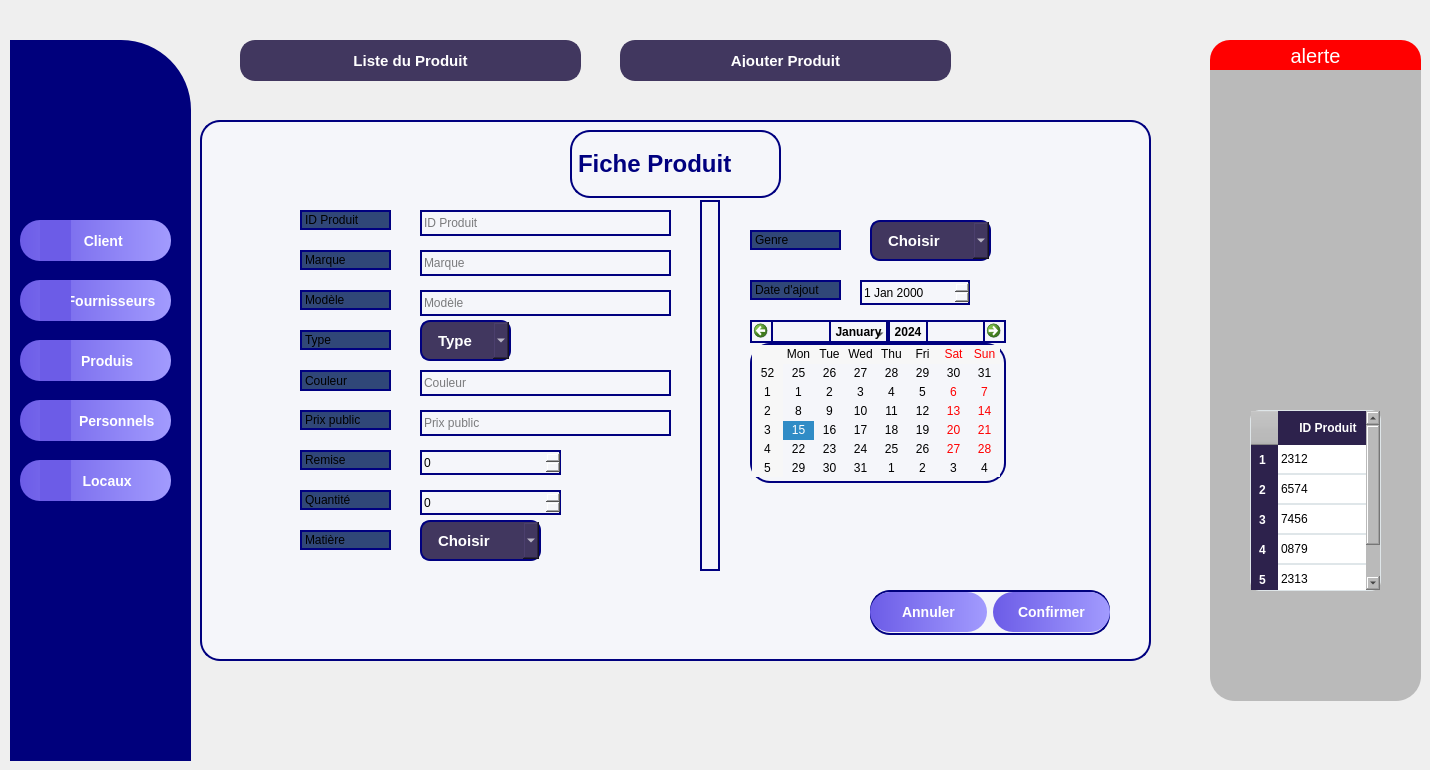
    <widget class="QWidget" name="page_2">
     <widget class="QFrame" name="frame_8">
      <property name="geometry">
       <rect>
        <x>10</x>
        <y>40</y>
        <width>181</width>
        <height>721</height>
       </rect>
      </property>
      <property name="toolTipDuration">
       <number>0</number>
      </property>
      <property name="styleSheet">
       <string notr="true">QFrame {
    border: none;
    background-color: white;
    border-top-right-radius: 70px;   /* 👈 arrondi seulement coin haut droit */
    border-top-left-radius: 0px;
    border-bottom-left-radius: 0px;
    border-bottom-right-radius: 0px;

	
	background-color: rgb(0, 0, 124);
}
</string>
      </property>
      <property name="frameShape">
       <enum>QFrame::Shape::StyledPanel</enum>
      </property>
      <property name="frameShadow">
       <enum>QFrame::Shadow::Raised</enum>
      </property>
      <widget class="QToolButton" name="toolButton_fourn">
       <property name="geometry">
        <rect>
         <x>10</x>
         <y>240</y>
         <width>151</width>
         <height>41</height>
        </rect>
       </property>
       <property name="styleSheet">
        <string notr="true">QToolButton {
    border: none;
    border-radius: 20px;
    color: white;
    padding: 12px;
    background: qlineargradient(spread:pad, x1:0, y1:0, x2:1, y2:0, stop:0 #6c5ce7, stop:1 #a29bfe);
    font-weight: bold;
    font-size: 14px;
}
QToolButton:hover {
font-size: 20px;
    background: qlineargradient(spread:pad, x1:0, y1:0, x2:1, y2:0, stop:0 #a29bfe, stop:1 #fd79a8);
}</string>
       </property>
       <property name="text">
        <string>        Fournisseurs</string>
       </property>
      </widget>
      <widget class="QToolButton" name="toolButton_prod">
       <property name="geometry">
        <rect>
         <x>10</x>
         <y>300</y>
         <width>151</width>
         <height>41</height>
        </rect>
       </property>
       <property name="styleSheet">
        <string notr="true">QToolButton {
    border: none;
    border-radius: 20px;
    color: white;
    padding: 12px;
    background: qlineargradient(spread:pad, x1:0, y1:0, x2:1, y2:0, stop:0 #6c5ce7, stop:1 #a29bfe);
    font-weight: bold;
    font-size: 14px;
}
QToolButton:hover {
font-size: 20px;
    background: qlineargradient(spread:pad, x1:0, y1:0, x2:1, y2:0, stop:0 #a29bfe, stop:1 #fd79a8);
}</string>
       </property>
       <property name="text">
        <string>      Produis</string>
       </property>
      </widget>
      <widget class="QToolButton" name="toolButton_person">
       <property name="geometry">
        <rect>
         <x>10</x>
         <y>360</y>
         <width>151</width>
         <height>41</height>
        </rect>
       </property>
       <property name="styleSheet">
        <string notr="true">QToolButton {
    border: none;
    border-radius: 20px;
    color: white;
    padding: 12px;
    background: qlineargradient(spread:pad, x1:0, y1:0, x2:1, y2:0, stop:0 #6c5ce7, stop:1 #a29bfe);
    font-weight: bold;
    font-size: 14px;
}
QToolButton:hover {
font-size: 20px;
    background: qlineargradient(spread:pad, x1:0, y1:0, x2:1, y2:0, stop:0 #a29bfe, stop:1 #fd79a8);
}</string>
       </property>
       <property name="text">
        <string>           Personnels</string>
       </property>
      </widget>
      <widget class="QToolButton" name="toolButton_loc">
       <property name="geometry">
        <rect>
         <x>10</x>
         <y>420</y>
         <width>151</width>
         <height>41</height>
        </rect>
       </property>
       <property name="styleSheet">
        <string notr="true">QToolButton {
    border: none;
    border-radius: 20px;
    color: white;
    padding: 12px;
    background: qlineargradient(spread:pad, x1:0, y1:0, x2:1, y2:0, stop:0 #6c5ce7, stop:1 #a29bfe);
    font-weight: bold;
    font-size: 14px;
}
QToolButton:hover {
font-size: 20px;
    background: qlineargradient(spread:pad, x1:0, y1:0, x2:1, y2:0, stop:0 #a29bfe, stop:1 #fd79a8);
}</string>
       </property>
       <property name="text">
        <string>      Locaux</string>
       </property>
      </widget>
      <widget class="QToolButton" name="toolButton_client">
       <property name="geometry">
        <rect>
         <x>10</x>
         <y>180</y>
         <width>151</width>
         <height>41</height>
        </rect>
       </property>
       <property name="styleSheet">
        <string notr="true">QToolButton {
    border: none;
    border-radius: 20px;
    color: white;
    padding: 12px;
    background: qlineargradient(spread:pad, x1:0, y1:0, x2:1, y2:0, stop:0 #6c5ce7, stop:1 #a29bfe);
    font-weight: bold;
    font-size: 14px;
}
QToolButton:hover {
font-size: 20px;
    background: qlineargradient(spread:pad, x1:0, y1:0, x2:1, y2:0, stop:0 #a29bfe, stop:1 #fd79a8);
}</string>
       </property>
       <property name="text">
        <string>    Client</string>
       </property>
      </widget>
      <widget class="QLabel" name="label_18">
       <property name="geometry">
        <rect>
         <x>10</x>
         <y>20</y>
         <width>161</width>
         <height>111</height>
        </rect>
       </property>
       <property name="text">
        <string/>
       </property>
       <property name="pixmap">
        <pixmap resource="../../../../../Bureau/integ3/integ2/adem2/adem/img.qrc">:/new/prefix1/tt.png</pixmap>
       </property>
      </widget>
      <widget class="QLabel" name="label_19">
       <property name="geometry">
        <rect>
         <x>30</x>
         <y>180</y>
         <width>31</width>
         <height>41</height>
        </rect>
       </property>
       <property name="styleSheet">
        <string notr="true">background-color : #6c5ce7;</string>
       </property>
       <property name="text">
        <string/>
       </property>
       <property name="pixmap">
        <pixmap resource="../../../../../Bureau/integ3/integ2/adem2/adem/img.qrc">:/new/prefix1/client-removebg-preview.png</pixmap>
       </property>
      </widget>
      <widget class="QLabel" name="label_20">
       <property name="geometry">
        <rect>
         <x>30</x>
         <y>240</y>
         <width>31</width>
         <height>41</height>
        </rect>
       </property>
       <property name="styleSheet">
        <string notr="true">background-color : #6c5ce7;</string>
       </property>
       <property name="text">
        <string/>
       </property>
       <property name="pixmap">
        <pixmap resource="../../../../../Bureau/integ3/integ2/adem2/adem/img.qrc">:/new/prefix1/fournisseurs-removebg-preview.png</pixmap>
       </property>
      </widget>
      <widget class="QLabel" name="label_21">
       <property name="geometry">
        <rect>
         <x>30</x>
         <y>300</y>
         <width>31</width>
         <height>41</height>
        </rect>
       </property>
       <property name="styleSheet">
        <string notr="true">background-color : #6c5ce7;</string>
       </property>
       <property name="text">
        <string/>
       </property>
       <property name="pixmap">
        <pixmap resource="../../../../../Bureau/integ3/integ2/adem2/adem/img.qrc">:/new/prefix1/produit-removebg-preview.png</pixmap>
       </property>
      </widget>
      <widget class="QLabel" name="label_22">
       <property name="geometry">
        <rect>
         <x>30</x>
         <y>360</y>
         <width>31</width>
         <height>41</height>
        </rect>
       </property>
       <property name="styleSheet">
        <string notr="true">background-color : #6c5ce7;</string>
       </property>
       <property name="text">
        <string/>
       </property>
       <property name="pixmap">
        <pixmap resource="../../../../../Bureau/integ3/integ2/adem2/adem/img.qrc">:/new/prefix1/personal-removebg-preview.png</pixmap>
       </property>
      </widget>
      <widget class="QLabel" name="label_23">
       <property name="geometry">
        <rect>
         <x>30</x>
         <y>420</y>
         <width>31</width>
         <height>41</height>
        </rect>
       </property>
       <property name="styleSheet">
        <string notr="true">background-color : #6c5ce7;</string>
       </property>
       <property name="text">
        <string/>
       </property>
       <property name="pixmap">
        <pixmap resource="../../../../../Bureau/integ3/integ2/adem2/adem/img.qrc">:/new/prefix1/locaux-removebg-preview.png</pixmap>
       </property>
      </widget>
     </widget>
     <widget class="QLabel" name="label_29">
      <property name="geometry">
       <rect>
        <x>1210</x>
        <y>40</y>
        <width>211</width>
        <height>31</height>
       </rect>
      </property>
      <property name="styleSheet">
       <string notr="true">color: rgb(255, 255, 255);
background-color: rgb(255, 0, 0);
border-color: rgb(0, 0, 255);
font-size :20px;
border-top-right-radius: 20px;
border-top-left-radius: 20px;</string>
      </property>
      <property name="text">
       <string>alerte</string>
      </property>
      <property name="alignment">
       <set>Qt::AlignmentFlag::AlignCenter</set>
      </property>
     </widget>
     <widget class="QFrame" name="frameFicheClient_5">
      <property name="geometry">
       <rect>
        <x>200</x>
        <y>120</y>
        <width>951</width>
        <height>541</height>
       </rect>
      </property>
      <property name="styleSheet">
       <string notr="true">border:2px solid #a55eea; border-radius:20px; background-color:#f5f6fa;
border-color: rgb(0, 0, 127);</string>
      </property>
      <widget class="QLabel" name="lblFicheClient_5">
       <property name="geometry">
        <rect>
         <x>370</x>
         <y>10</y>
         <width>211</width>
         <height>68</height>
        </rect>
       </property>
       <property name="font">
        <font>
         <pointsize>18</pointsize>
         <bold>true</bold>
        </font>
       </property>
       <property name="styleSheet">
        <string notr="true">color: rgb(0, 0, 127);</string>
       </property>
       <property name="frameShape">
        <enum>QFrame::Shape::StyledPanel</enum>
       </property>
       <property name="frameShadow">
        <enum>QFrame::Shadow::Raised</enum>
       </property>
       <property name="text">
        <string>Fiche Produit</string>
       </property>
      </widget>
      <widget class="QLabel" name="label_5">
       <property name="geometry">
        <rect>
         <x>100</x>
         <y>90</y>
         <width>91</width>
         <height>20</height>
        </rect>
       </property>
       <property name="styleSheet">
        <string notr="true">background-color: rgb(48, 71, 120);</string>
       </property>
       <property name="text">
        <string>ID Produit</string>
       </property>
      </widget>
      <widget class="QLabel" name="label_6">
       <property name="geometry">
        <rect>
         <x>100</x>
         <y>130</y>
         <width>91</width>
         <height>20</height>
        </rect>
       </property>
       <property name="styleSheet">
        <string notr="true">background-color: rgb(48, 71, 120);</string>
       </property>
       <property name="text">
        <string>Marque</string>
       </property>
      </widget>
      <widget class="QLabel" name="label_7">
       <property name="geometry">
        <rect>
         <x>100</x>
         <y>170</y>
         <width>91</width>
         <height>20</height>
        </rect>
       </property>
       <property name="styleSheet">
        <string notr="true">background-color: rgb(48, 71, 120);</string>
       </property>
       <property name="text">
        <string>Modèle</string>
       </property>
      </widget>
      <widget class="QLabel" name="label_24">
       <property name="geometry">
        <rect>
         <x>100</x>
         <y>210</y>
         <width>91</width>
         <height>20</height>
        </rect>
       </property>
       <property name="styleSheet">
        <string notr="true">background-color: rgb(48, 71, 120);</string>
       </property>
       <property name="text">
        <string>Type</string>
       </property>
      </widget>
      <widget class="QLabel" name="label_25">
       <property name="geometry">
        <rect>
         <x>100</x>
         <y>290</y>
         <width>91</width>
         <height>20</height>
        </rect>
       </property>
       <property name="styleSheet">
        <string notr="true">background-color: rgb(48, 71, 120);</string>
       </property>
       <property name="text">
        <string>Prix public</string>
       </property>
      </widget>
      <widget class="QLabel" name="label_26">
       <property name="geometry">
        <rect>
         <x>100</x>
         <y>250</y>
         <width>91</width>
         <height>21</height>
        </rect>
       </property>
       <property name="styleSheet">
        <string notr="true">background-color: rgb(48, 71, 120);</string>
       </property>
       <property name="text">
        <string>Couleur</string>
       </property>
      </widget>
      <widget class="QWidget" name="layoutWidget_5">
       <property name="geometry">
        <rect>
         <x>670</x>
         <y>470</y>
         <width>240</width>
         <height>45</height>
        </rect>
       </property>
       <layout class="QHBoxLayout" name="ajouterActionLayout_5">
        <item>
         <widget class="QPushButton" name="btnAnnuler_5">
          <property name="styleSheet">
           <string notr="true">QPushButton {
    border: none;
    border-radius: 20px;
    color: white;
    padding: 12px;
    background: qlineargradient(spread:pad, x1:0, y1:0, x2:1, y2:0, stop:0 #6c5ce7, stop:1 #a29bfe);
    font-weight: bold;
    font-size: 14px;
}
QPushButton:hover {
font-size: 20px;
    background: qlineargradient(spread:pad, x1:0, y1:0, x2:1, y2:0, stop:0 #a29bfe, stop:1 #fd79a8);
}</string>
          </property>
          <property name="text">
           <string>Annuler</string>
          </property>
         </widget>
        </item>
        <item>
         <widget class="QPushButton" name="btnConfirmer_5">
          <property name="styleSheet">
           <string notr="true">QPushButton {
    border: none;
    border-radius: 20px;
    color: white;
    padding: 12px;
    background: qlineargradient(spread:pad, x1:0, y1:0, x2:1, y2:0, stop:0 #6c5ce7, stop:1 #a29bfe);
    font-weight: bold;
    font-size: 14px;
}
QPushButton:hover {
font-size: 20px;
    background: qlineargradient(spread:pad, x1:0, y1:0, x2:1, y2:0, stop:0 #a29bfe, stop:1 #fd79a8);
}</string>
          </property>
          <property name="text">
           <string>Confirmer</string>
          </property>
         </widget>
        </item>
       </layout>
      </widget>
      <widget class="QLineEdit" name="lineEditNom_6">
       <property name="geometry">
        <rect>
         <x>220</x>
         <y>130</y>
         <width>251</width>
         <height>26</height>
        </rect>
       </property>
       <property name="styleSheet">
        <string notr="true">color: rgb(0, 0, 0);</string>
       </property>
       <property name="text">
        <string/>
       </property>
       <property name="placeholderText">
        <string>Marque</string>
       </property>
      </widget>
      <widget class="QLineEdit" name="lineEditDateNaissance_6">
       <property name="geometry">
        <rect>
         <x>220</x>
         <y>250</y>
         <width>251</width>
         <height>26</height>
        </rect>
       </property>
       <property name="styleSheet">
        <string notr="true">color: rgb(0, 0, 0);</string>
       </property>
       <property name="text">
        <string/>
       </property>
       <property name="placeholderText">
        <string>Couleur</string>
       </property>
      </widget>
      <widget class="QLineEdit" name="lineEditID_5">
       <property name="geometry">
        <rect>
         <x>220</x>
         <y>90</y>
         <width>251</width>
         <height>26</height>
        </rect>
       </property>
       <property name="styleSheet">
        <string notr="true">color: rgb(0, 0, 0);</string>
       </property>
       <property name="text">
        <string/>
       </property>
       <property name="placeholderText">
        <string>ID Produit</string>
       </property>
      </widget>
      <widget class="QLineEdit" name="lineEditPrenom_4">
       <property name="geometry">
        <rect>
         <x>220</x>
         <y>170</y>
         <width>251</width>
         <height>26</height>
        </rect>
       </property>
       <property name="styleSheet">
        <string notr="true">color: rgb(0, 0, 0);</string>
       </property>
       <property name="text">
        <string/>
       </property>
       <property name="placeholderText">
        <string>Modèle</string>
       </property>
      </widget>
      <widget class="QLabel" name="label_27">
       <property name="geometry">
        <rect>
         <x>100</x>
         <y>330</y>
         <width>91</width>
         <height>20</height>
        </rect>
       </property>
       <property name="styleSheet">
        <string notr="true">background-color: rgb(48, 71, 120);</string>
       </property>
       <property name="text">
        <string>Remise</string>
       </property>
      </widget>
      <widget class="QLabel" name="label_28">
       <property name="geometry">
        <rect>
         <x>100</x>
         <y>370</y>
         <width>91</width>
         <height>20</height>
        </rect>
       </property>
       <property name="styleSheet">
        <string notr="true">background-color: rgb(48, 71, 120);</string>
       </property>
       <property name="text">
        <string>Quantité</string>
       </property>
      </widget>
      <widget class="QLineEdit" name="lineEditDateNaissance_7">
       <property name="geometry">
        <rect>
         <x>220</x>
         <y>290</y>
         <width>251</width>
         <height>26</height>
        </rect>
       </property>
       <property name="styleSheet">
        <string notr="true">color: rgb(0, 0, 0);</string>
       </property>
       <property name="text">
        <string/>
       </property>
       <property name="placeholderText">
        <string>Prix public</string>
       </property>
      </widget>
      <widget class="QSpinBox" name="spinBox">
       <property name="geometry">
        <rect>
         <x>220</x>
         <y>370</y>
         <width>141</width>
         <height>25</height>
        </rect>
       </property>
       <property name="styleSheet">
        <string notr="true">color: rgb(0, 0, 0);</string>
       </property>
       <property name="stepType">
        <enum>QAbstractSpinBox::StepType::AdaptiveDecimalStepType</enum>
       </property>
      </widget>
      <widget class="QSpinBox" name="spinBox_2">
       <property name="geometry">
        <rect>
         <x>220</x>
         <y>330</y>
         <width>141</width>
         <height>25</height>
        </rect>
       </property>
       <property name="styleSheet">
        <string notr="true">color :black;</string>
       </property>
      </widget>
      <widget class="QCalendarWidget" name="calendarWidget">
       <property name="geometry">
        <rect>
         <x>550</x>
         <y>200</y>
         <width>256</width>
         <height>163</height>
        </rect>
       </property>
       <property name="styleSheet">
        <string notr="true">color: rgb(0, 0, 0);</string>
       </property>
      </widget>
      <widget class="QLabel" name="label_30">
       <property name="geometry">
        <rect>
         <x>550</x>
         <y>160</y>
         <width>91</width>
         <height>20</height>
        </rect>
       </property>
       <property name="styleSheet">
        <string notr="true">background-color: rgb(48, 71, 120);</string>
       </property>
       <property name="text">
        <string>Date d'ajout</string>
       </property>
      </widget>
      <widget class="QDateEdit" name="dateEdit">
       <property name="geometry">
        <rect>
         <x>660</x>
         <y>160</y>
         <width>110</width>
         <height>25</height>
        </rect>
       </property>
       <property name="styleSheet">
        <string notr="true">color: rgb(0, 0, 0);</string>
       </property>
      </widget>
      <widget class="Line" name="line">
       <property name="geometry">
        <rect>
         <x>500</x>
         <y>80</y>
         <width>20</width>
         <height>371</height>
        </rect>
       </property>
       <property name="styleSheet">
        <string notr="true">color: rgb(0, 0, 0);</string>
       </property>
       <property name="orientation">
        <enum>Qt::Orientation::Vertical</enum>
       </property>
      </widget>
      <widget class="QComboBox" name="comboProfession_6">
       <property name="geometry">
        <rect>
         <x>220</x>
         <y>200</y>
         <width>91</width>
         <height>41</height>
        </rect>
       </property>
       <property name="styleSheet">
        <string notr="true">background-color:#41375f;color:white;font-weight:bold;border-radius:10px;padding:8px 16px;font-size:15px;</string>
       </property>
       <property name="editable">
        <bool>false</bool>
       </property>
       <item>
        <property name="text">
         <string>Type</string>
        </property>
       </item>
       <item>
        <property name="text">
         <string>Solaire</string>
        </property>
       </item>
       <item>
        <property name="text">
         <string>Vue</string>
        </property>
       </item>
       <item>
        <property name="text">
         <string>Mixte</string>
        </property>
       </item>
       <item>
        <property name="text">
         <string>Lentille</string>
        </property>
       </item>
       <item>
        <property name="text">
         <string/>
        </property>
       </item>
      </widget>
      <widget class="QLabel" name="label_35">
       <property name="geometry">
        <rect>
         <x>100</x>
         <y>410</y>
         <width>91</width>
         <height>20</height>
        </rect>
       </property>
       <property name="styleSheet">
        <string notr="true">background-color: rgb(48, 71, 120);</string>
       </property>
       <property name="text">
        <string>Matière</string>
       </property>
      </widget>
      <widget class="QComboBox" name="comboProfession_7">
       <property name="geometry">
        <rect>
         <x>220</x>
         <y>400</y>
         <width>121</width>
         <height>41</height>
        </rect>
       </property>
       <property name="styleSheet">
        <string notr="true">background-color:#41375f;color:white;font-weight:bold;border-radius:10px;padding:8px 16px;font-size:15px;</string>
       </property>
       <property name="editable">
        <bool>false</bool>
       </property>
       <item>
        <property name="text">
         <string>Choisir</string>
        </property>
       </item>
       <item>
        <property name="text">
         <string>plastique</string>
        </property>
       </item>
       <item>
        <property name="text">
         <string>métal</string>
        </property>
       </item>
       <item>
        <property name="text">
         <string>titane</string>
        </property>
       </item>
      </widget>
      <widget class="QComboBox" name="comboProfession_8">
       <property name="geometry">
        <rect>
         <x>670</x>
         <y>100</y>
         <width>121</width>
         <height>41</height>
        </rect>
       </property>
       <property name="styleSheet">
        <string notr="true">background-color:#41375f;color:white;font-weight:bold;border-radius:10px;padding:8px 16px;font-size:15px;</string>
       </property>
       <property name="editable">
        <bool>false</bool>
       </property>
       <item>
        <property name="text">
         <string>Choisir</string>
        </property>
       </item>
       <item>
        <property name="text">
         <string>Homme</string>
        </property>
       </item>
       <item>
        <property name="text">
         <string>Femme</string>
        </property>
       </item>
       <item>
        <property name="text">
         <string>Unisexe</string>
        </property>
       </item>
      </widget>
      <widget class="QLabel" name="label_36">
       <property name="geometry">
        <rect>
         <x>550</x>
         <y>110</y>
         <width>91</width>
         <height>20</height>
        </rect>
       </property>
       <property name="styleSheet">
        <string notr="true">background-color: rgb(48, 71, 120);</string>
       </property>
       <property name="text">
        <string>Genre</string>
       </property>
      </widget>
     </widget>
     <widget class="QPushButton" name="btnListeClients_8">
      <property name="geometry">
       <rect>
        <x>240</x>
        <y>40</y>
        <width>341</width>
        <height>41</height>
       </rect>
      </property>
      <property name="styleSheet">
       <string notr="true">QPushButton {
    background-color: #41375f;
    color: white;
    font-weight: bold;
    border-radius: 15px;
    padding: 12px 24px;
    font-size: 15px;
    border: 2px solid #41375f;
}
QPushButton:hover {
    background-color: #5a4a82;
    border: 2px solid #7158a0;
}</string>
      </property>
      <property name="text">
       <string>Liste du Produit</string>
      </property>
     </widget>
     <widget class="QPushButton" name="btnAjouterClient_8">
      <property name="geometry">
       <rect>
        <x>620</x>
        <y>40</y>
        <width>331</width>
        <height>41</height>
       </rect>
      </property>
      <property name="styleSheet">
       <string notr="true">QPushButton {
    background-color: #41375f;
    color: white;
    font-weight: bold;
    border-radius: 15px;
    padding: 12px 24px;
    font-size: 15px;
    border: 2px solid #41375f;
}
QPushButton:hover {
    background-color: #5a4a82;
    border: 2px solid #7158a0;
}</string>
      </property>
      <property name="text">
       <string>Ajouter Produit</string>
      </property>
     </widget>
     <widget class="QFrame" name="frame_17">
      <property name="geometry">
       <rect>
        <x>1210</x>
        <y>70</y>
        <width>211</width>
        <height>631</height>
       </rect>
      </property>
      <property name="styleSheet">
       <string notr="true">background-color: rgb(186, 186, 186);
border-bottom-right-radius: 25px;
border-bottom-left-radius: 25px;</string>
      </property>
      <property name="frameShape">
       <enum>QFrame::Shape::StyledPanel</enum>
      </property>
      <property name="frameShadow">
       <enum>QFrame::Shadow::Raised</enum>
      </property>
      <widget class="QLabel" name="label_31">
       <property name="geometry">
        <rect>
         <x>10</x>
         <y>100</y>
         <width>191</width>
         <height>201</height>
        </rect>
       </property>
       <property name="autoFillBackground">
        <bool>false</bool>
       </property>
       <property name="text">
        <string/>
       </property>
       <property name="pixmap">
        <pixmap resource="../../../../../Bureau/integ3/integ2/adem2/adem/amg.qrc">:/new/prefix1/fd6699_5ad46a373a2e4385bddfb0c531358041~mv2.png</pixmap>
       </property>
       <property name="scaledContents">
        <bool>true</bool>
       </property>
      </widget>
      <widget class="QTableWidget" name="tableWidget">
       <property name="geometry">
        <rect>
         <x>40</x>
         <y>340</y>
         <width>131</width>
         <height>181</height>
        </rect>
       </property>
       <property name="styleSheet">
        <string notr="true">/* --- Style du conteneur principal de la table --- */
QTableWidget {
    background-color: white;
    color: rgb(0, 0, 0);
    border-radius: 10px;
    gridline-color: #dfe6e9;
    border: 1px solid #dfe6e9;
}

/* --- Style de l'en-tête --- */
QHeaderView::section {
    background-color: #2d224c;
    color: white;
    font-weight: bold;
    padding: 8px;
    border: none;
}

/* --- Style pour chaque cellule (SANS PADDING) --- */
QTableWidget::item {
    border-bottom: 1px solid #dfe6e9;
}

/* --- Style pour les cellules sélectionnées --- */
QTableWidget::item:selected {
    background-color: #a29bfe;
    color: white;
}</string>
       </property>
       <row/>
       <row/>
       <row/>
       <row/>
       <row/>
       <column>
        <property name="text">
         <string>ID Produit</string>
        </property>
       </column>
       <item row="0" column="0">
        <property name="text">
         <string>2312</string>
        </property>
       </item>
       <item row="1" column="0">
        <property name="text">
         <string>6574</string>
        </property>
       </item>
       <item row="2" column="0">
        <property name="text">
         <string>7456</string>
        </property>
       </item>
       <item row="3" column="0">
        <property name="text">
         <string>0879</string>
        </property>
       </item>
       <item row="4" column="0">
        <property name="text">
         <string>2313</string>
        </property>
       </item>
      </widget>
     </widget>
    </widget>
